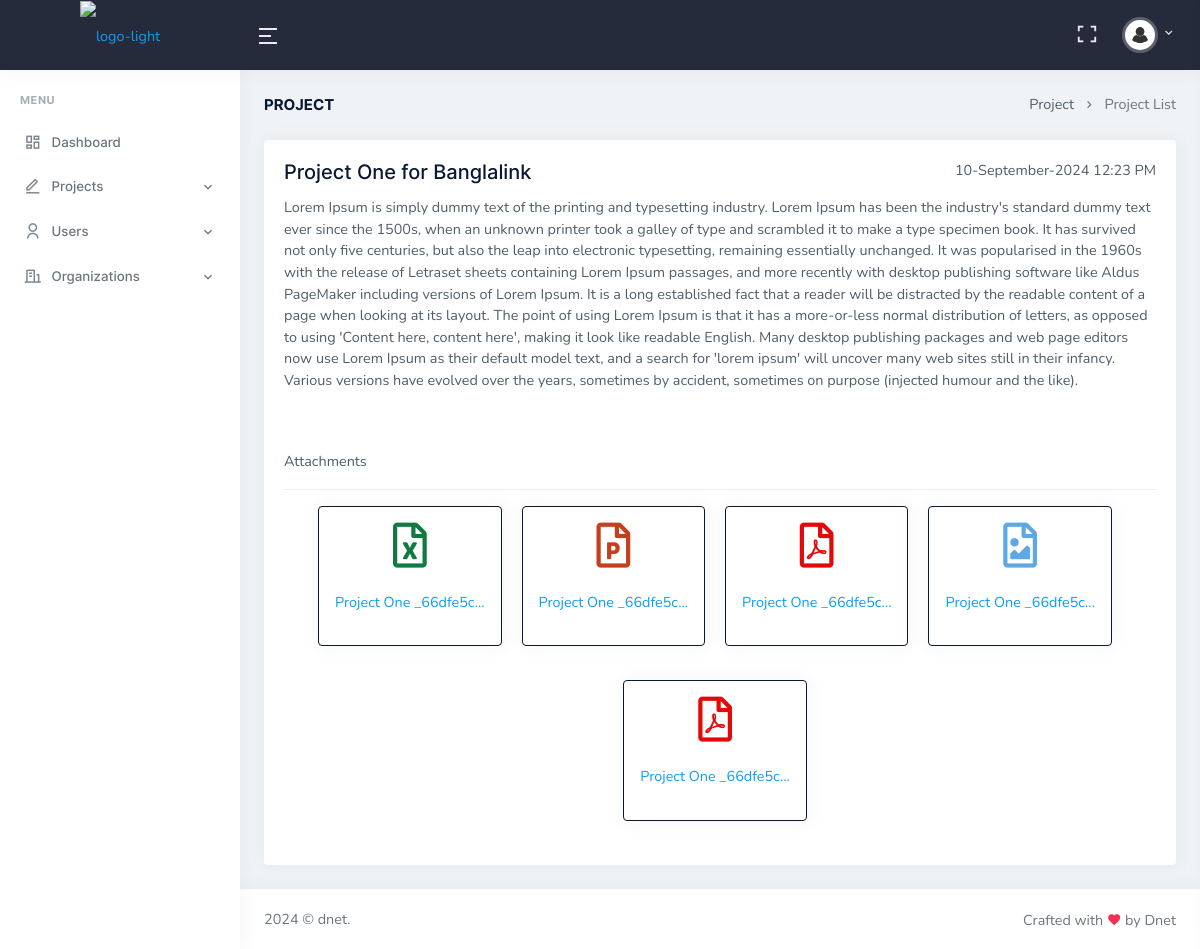
Page /view-post-admin.php?postId=123 (signed in) on the committed database.
### tables this page shows
CREATE TABLE `posts` (
  `post_id` int NOT NULL,
  `project_name` varchar(100) NOT NULL,
  `post_details` varchar(5000) NOT NULL,
  `post_by` int NOT NULL,
  `created_at` datetime NOT NULL DEFAULT CURRENT_TIMESTAMP,
  `post_status` int DEFAULT '1'
);

CREATE TABLE `post_files` (
  `post_files_id` int NOT NULL,
  `post_files_names` varchar(255) NOT NULL,
  `post_id` int NOT NULL,
  `privacy` int NOT NULL DEFAULT '0',
  `created_at` datetime NOT NULL DEFAULT CURRENT_TIMESTAMP
);

### includes/helper-func.php (called while the page is built, shortened)
<?php
function getPost($postId, $conn)
{
    $sql = "SELECT *, DATE_FORMAT(created_at, '%d-%M-%Y %h:%i %p') AS post_date FROM posts WHERE post_id = $postId ORDER BY created_at DESC";
    $result = mysqli_query($conn, $sql);
    return $result;
}
function getUserFiles($postId, $conn)
{
    $sql = "SELECT * FROM post_files WHERE post_id = $postId AND privacy = 0";
    $result = mysqli_query($conn, $sql);
    return $result;
}
function truncatePostContent($content, $length = 200, $ellipsis = '...')
{
    $truncatedContent = mb_substr($content, 0, $length);
    if (mb_strlen($content) > $length) {
        $truncatedContent .= $ellipsis;
    }
    return $truncatedContent;
}

### view-post-admin.php (the view, shortened to what this page needs)
<?php
include 'includes/header.php';
if (isset($_GET['postId'])) {
    $post = getPost($_GET['postId'], $conn);
    $row = mysqli_fetch_assoc($post);
}
?>
<div class="container-fluid">
    <div class="row">
    <div class="col-12">
        <div class="page-title-box d-sm-flex align-items-center justify-content-between">
            <h4 class="mb-sm-0">Project</h4>
            <div class="page-title-right">
                <ol class="breadcrumb m-0">
                    <li class="breadcrumb-item"><a href="javascript: void(0);">Project</a></li>
                    <li class="breadcrumb-item active">Project List</li>
                </ol>
            </div>
        </div>
    </div>
</div>
<div class="row">
    <div class="col-12">
            <div class="email-rightbar m-0">
                <div class="card">
                    <div class="card-body">
                        <div class="d-flex justify-content-between">
                            <h2 class="font-size-20"><?php echo $row['project_name'] ?></h2>
                            <p class="text-end"><?php echo $row['post_date'] ?></p>
                        </div>
                        <p><?php echo nl2br($row['post_details']) ?></p>
                        <br><br>
                        <p>Attachments</p>
                        <hr>
                        <div class="sr-file-card">
                        <?php
                            $postFiles = getUserFiles($_GET['postId'], $conn);
                            if (mysqli_num_rows($postFiles) > 0) {
                                while ($row = mysqli_fetch_assoc($postFiles) ) {
                                    $fileName = $row['post_files_names'];
                                    $extension = pathinfo($fileName, PATHINFO_EXTENSION);
                                    if ($extension == "doc" || $extension == "docx") {
                                        echo "
                                            <a download href='uploads/".$row['post_files_names']."'>
                                                <div class='card p-3 border-1 border-dark'>
                                                    <div class='file-icon'>
                                                        <i class='mb-4 far fa-file-word'></i>
                                                    </div>
                                                    <p>
                                                        ". truncatePostContent($row['post_files_names'], 20) ."
                                                    </p>
                                                </div>
                                            </a> <br>
                                        ";
                                    }
                                    elseif ($extension == "jpg" || $extension == "jpeg" || $extension == "png") {
                                        echo "
                                            <a download href='uploads/".$row['post_files_names']."'>
                                                <div class='card p-3 border-1 border-dark'>
                                                    <div class='file-icon'>
                                                        <i class='mb-4 far fa-file-image'></i>
                                                    </div>
                                                    <p>
                                                        ". truncatePostContent($row['post_files_names'], 20) ."
                                                    </p>
                                                </div>
                                            </a> <br>
                                        ";
                                    }
                                    elseif ($extension == "pdf") {
                                        echo "
                                            <a download href='uploads/".$row['post_files_names']."'>
                                                <div class='card p-3 border-1 border-dark'>
                                                    <div class='file-icon'>
                                                        <i class='mb-4 far fa-file-pdf'></i>
                                                    </div>
                                                    <p>
                                                        ". truncatePostContent($row['post_files_names'], 20) ."
                                                    </p>
                                                </div>
                                            </a> <br>
                                        ";
                                    }
                                    elseif ($extension == "xlsx") {
                                        echo "
                                            <a download href='uploads/".$row['post_files_names']."'>
                                                <div class='card p-3 border-1 border-dark'>
                                                    <div class='file-icon'>
                                                        <i class='mb-4 far fa-file-excel'></i>
                                                    </div>
                                                    <p>
                                                        ". truncatePostContent($row['post_files_names'], 20) ."
                                                    </p>
                                                </div>
                                            </a> <br>
                                        ";
                                    }
                                    elseif ($extension == "pptx") {
                                        echo "
                                            <a download href='uploads/".$row['post_files_names']."'>
                                                <div class='card p-3 border-1 border-dark'>
                                                    <div class='file-icon'>
                                                        <i class='mb-4 far fa-file-powerpoint'></i>
                                                    </div>
                                                    <p>
                                                        ". truncatePostContent($row['post_files_names'], 20) ."
                                                    </p>
                                                </div>
                                            </a> <br>
                                        ";
                                    }
                                }
                            }
                            else
                                echo "No was File Attached";
                        ?>
                        </div>
                    </div>
                </div>
            </div>
    </div>
</div>
</div>
<?php
include 'includes/footer.php';
?>

### includes/header.php (shortened to what this page needs)
<?php
include 'includes/helper-func.php';
?>
<!doctype html>
<html lang="en">
    <head>
        <link href="assets/libs/admin-resources/jquery.vectormap/jquery-jvectormap-1.2.2.css" rel="stylesheet" type="text/css" />
        <link href="assets/libs/datatables.net-bs4/css/dataTables.bootstrap4.min.css" rel="stylesheet" type="text/css" />
        <link href="assets/libs/datatables.net-responsive-bs4/css/responsive.bootstrap4.min.css" rel="stylesheet" type="text/css" />
        <link href="assets/css/bootstrap.min.css" id="bootstrap-style" rel="stylesheet" type="text/css" />
        <link href="assets/css/icons.min.css" rel="stylesheet" type="text/css" />
        <link href="assets/css/app.min.css" id="app-style" rel="stylesheet" type="text/css" />
        <link href="assets/css/style.css" rel="stylesheet">
    </head>
    <body data-topbar="dark">
        <div id="layout-wrapper">
            <header id="page-topbar">
                <div class="navbar-header">
                    <div class="d-flex align-items-center">
                        <div class="navbar-brand-box">
                            <a href="index.php" class="logo logo-light">
                                <span class="logo-lg">
                                    <img src="assets/images/logo.png" alt="logo-light" height="40">
                                </span>
                            </a>
                        </div>
                        <button type="button" class="btn btn-sm px-3 font-size-24 header-item waves-effect" id="vertical-menu-btn">
                            <i class="ri-menu-2-line align-middle"></i>
                        </button>
                    </div>
                    <div class="d-flex">
                        <div class="dropdown d-none d-lg-inline-block ms-1">
                            <button type="button" class="btn header-item noti-icon waves-effect" data-toggle="fullscreen">
                                <i class="ri-fullscreen-line"></i>
                            </button>
                        </div>
                        <div class="dropdown d-inline-block user-dropdown">
                            <button type="button" class="btn header-item waves-effect" id="page-header-user-dropdown"
                                data-bs-toggle="dropdown" aria-haspopup="true" aria-expanded="false">
                                <img class="rounded-circle header-profile-user" src="assets/images/users/avater-10.jpg"
                                    alt="Header Avatar">
                                <i class="mdi mdi-chevron-down d-none d-xl-inline-block"></i>
                            </button>
                        </div>
                    </div>
                </div>
            </header>
            <div class="vertical-menu">
                <div data-simplebar class="h-100">
                    <div id="sidebar-menu">
                        <ul class="metismenu list-unstyled" id="side-menu">
                            <li class="menu-title">Menu</li>
                            <li>
                                <a href="dashboard.php" class="waves-effect">
                                    <i class="ri-dashboard-line"></i>
                                    <span>Dashboard</span>
                                </a>
                            </li>
                            <li>
                                <a href="javascript: void(0);" class="has-arrow waves-effect">
                                    <i class="ri-edit-line"></i>
                                    <span>Projects</span>
                                </a>
                            </li>
                            <li>
                                <a href="javascript: void(0);" class="has-arrow waves-effect">
                                    <i class="ri-user-line"></i>
                                    <span>Users</span>
                                </a>
                            </li>
                            <li>
                                <a href="javascript: void(0);" class="has-arrow waves-effect">
                                    <i class="ri-building-line"></i>
                                    <span>Organizations</span>
                                </a>
                            </li>
                        </ul>
                    </div>
                </div>
            </div>
<div class="main-content">
<div class="page-content">

### includes/footer.php (shortened to what this page needs)
</div>
    <footer class="footer">
        <div class="container-fluid">
            <div class="row">
                <div class="col-sm-6">
                    <script>document.write(new Date().getFullYear())</script> © dnet.
                </div>
                <div class="col-sm-6">
                    <div class="text-sm-end d-none d-sm-block">
                        Crafted with <i class="mdi mdi-heart text-danger"></i> by Dnet
                    </div>
                </div>
            </div>
        </div>
    </footer>
</div>
</div>
    </body>
</html>

### assets/css/style.css (style rules this page uses)
.sr-file-card { display: flex; justify-content: center; flex-wrap: wrap; gap: 10px; }
.file-icon i { font-size: 45px; height: 100%; }
.file-icon { display: flex; justify-content: center; align-items: center; }
.file-icon .fa-file-excel { color: #107a40; }
.file-icon .fa-file-pdf { color: #E30809; }
.file-icon .fa-file-image { color: #1480d8af; }
.file-icon .fa-file-powerpoint { color: #c43f1d; }

### rows in the picture
posts: project_name "Project One for Banglalink", post_details "Lorem Ipsum is simply dummy text of the printing and typesetting industry. Lorem Ipsum has been the industry's standard dummy text ever since the 1500s, when an unknown printer took a galley of type and scrambled it to make a type specimen book. It has survived not only five centuries, but also the leap into electronic typesetting, remaining essentially unchanged. It was popularised in the 1960s with the release of Letraset sheets containing Lorem Ipsum passages, and more recently with desktop publishing software like Aldus PageMaker including versions of Lorem Ipsum. It is a long established fact that a reader will be distracted by the readable content of a page when looking at its layout.…"
post_files: post_files_names "Project One _66dfe5c..."
post_files: post_files_names "Project One _66dfe5c..."
post_files: post_files_names "Project One _66dfe5c..."
post_files: post_files_names "Project One _66dfe5c..."
post_files: post_files_names "Project One _66dfe5c..."

### other values in the picture
$row['post_date'] "10-September-2024 12:23 PM"
